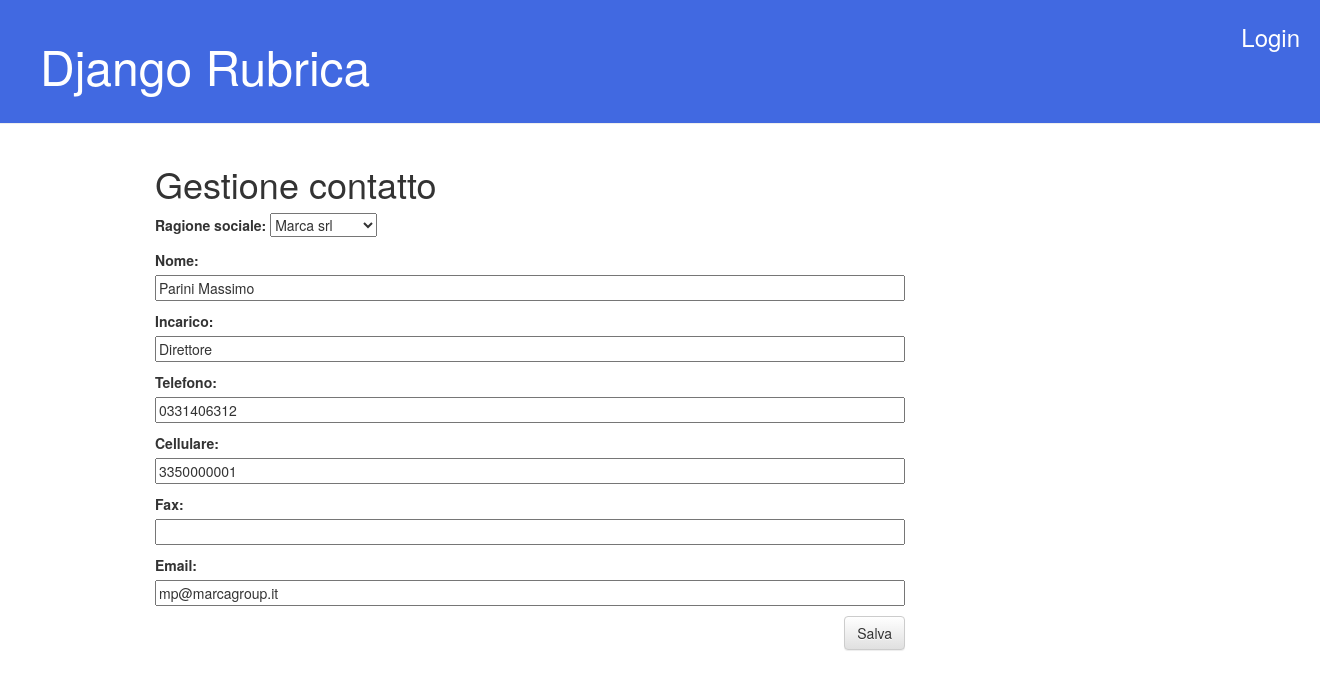
The app's page /nomi/1/editr/ with its own data.
### nomi/models.py (models this page shows, shortened)
class Rubricar(models.Model):
	ragione_sociale = models.ForeignKey('Rubrica', on_delete=models.CASCADE)
	nome = models.CharField(max_length=200)
	incarico = models.CharField(max_length=200)
	telefono =  models.CharField(max_length=20, blank=True)
	cellulare =  models.CharField(max_length=20, blank=True)
	fax =  models.CharField(max_length=20, blank=True)
	email = models.EmailField(max_length=80,blank=True)
	class Meta:
		verbose_name="Nomi in Rubrica"
		verbose_name_plural="Nomi in Rubrica"

class Rubrica(models.Model):
	nome = models.CharField(max_length=200)
	indirizzo = models.TextField()
	telefono =  models.CharField(max_length=20, blank=True)
	cellulare =  models.CharField(max_length=20, blank=True)
	fax =  models.CharField(max_length=20, blank=True)
	email = models.EmailField(max_length=80,blank=True)
	def __str__(self):
		return self.nome
	class Meta:
		verbose_name="Rubrica"
		verbose_name_plural="Rubrica"

### nomi/views.py (the view)
# urls.py: url(r'^nomi/(?P<pk>[0-9]+)/editr/$', views.rubricar_edit, name='rubricar_edit'),
def rubricar_edit(request, pk):
    rubricar = get_object_or_404(Rubricar, pk=pk)
    if request.method == "POST":
        form = RubricarForm(request.POST, instance=rubricar)
        if form.is_valid():
            rubricar = form.save(commit=False)
            rubricar.save()
            return redirect('rubrica_list')
    else:
        form = RubricarForm(instance=rubricar)
    return render(request, 'nomi/rubricar_edit.html', {'form': form})

### nomi/forms.py
class RubricarForm(forms.ModelForm):
    class Meta:
        model = Rubricar
        fields = ('ragione_sociale', 'nome', 'incarico', 'telefono', 'cellulare', 'fax', 'email',)

### nomi/templates/nomi/rubricar_edit.html
{% extends 'nomi/base.html' %}
{% block content %}
    <h1>Gestione contatto</h1>
    <form method="POST" class="post-form">{% csrf_token %}
        {{ form.as_p }}
        <button type="submit" class="save btn btn-default">Salva</button>
    </form>
{% endblock %}

### nomi/static/css/nomi.css (style rules this page uses)
.save { float: right; }
.post-form textarea, .post-form input { width: 100%; }

### records on screen
Rubricar: ragione_sociale "Marca srl", incarico "Direttore", telefono "0331406312", cellulare "3350000001", email "mp@marcagroup.it"
Rubrica: nome "Parini Massimo"
